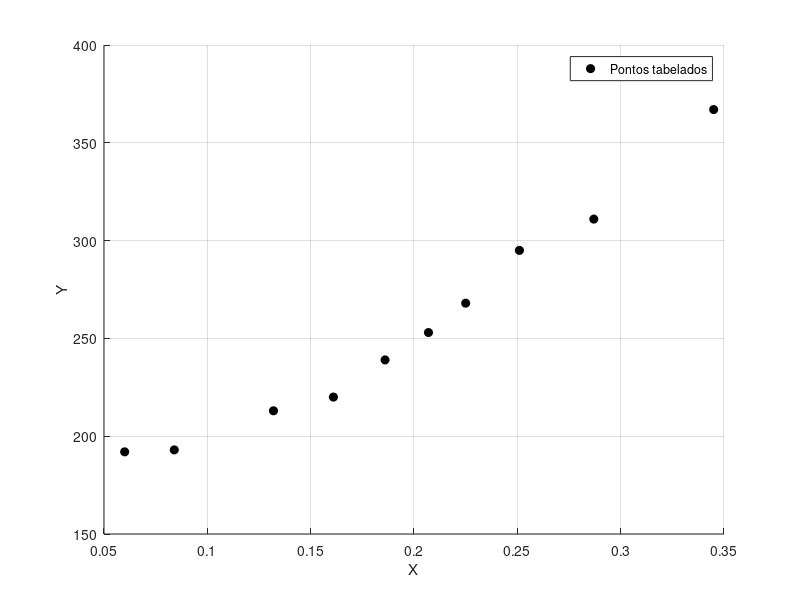

Reproduce this figure in MATLAB. (Note: this script raises an error after producing the figure.)
% I.2.- Gráfico de três critérios de aproximação:
% 		i) Aproximação linear pelo critério clássico.
% 		ii) Aproximação quadrática pelo critério clássico.
% 		iii) Aproximação linear pelo critério dos mínimos quadrados ponderados.

format long;

% Coordenadas X dos pontos tabelados
X = [0.345; 0.287; 0.251; 0.225; 0.207; 0.186; 0.161; 0.132; 0.084; 0.060];

% Coordenadas Y dos pontos tabelados
Y = [367; 311; 295; 268; 253; 239; 220; 213; 193; 192];

% Intervalo de x apropriado para os dados X
x_range = linspace(0.050, 0.350, 10000);

% Desenhar vários gráficos
hold on;
xlabel('X');
ylabel('Y');
grid on;

% Desenhar pontos tabelados
plot(X, Y, 'o;Pontos tabelados;', 'color', 'black', 'markerfacecolor', 'black', 'markersize', 6);

% i) Aproximação linear pelo critério clássico.
run('2_i.m');
plot(x_range, i(x_range, ci), ';i) Linear clássica;', 'color', 'red', 'linewidth', 2);

% ii) Aproximação quadrática pelo critério clássico.
run('2_ii.m');
plot(x_range, ii(x_range, cii), ';ii) Quadrática clássica;', 'color', [0, 0.7882, 0.1674], 'linewidth', 2);

% iii) Aproximação linear pelo critério dos mínimos quadrados ponderados.
run('2_iii.m');
plot(x_range, iii(x_range, ciii), ';iii) Linear ponderada;', 'color', 'blue', 'linewidth', 2);

l = legend('location', 'northwest');
legend boxon;
fontsize=15;
set(l, 'FontSize', 13);
set(l, 'color', 'w');
set([gca; findall(gca, 'Type','text')], 'FontSize', fontsize);
